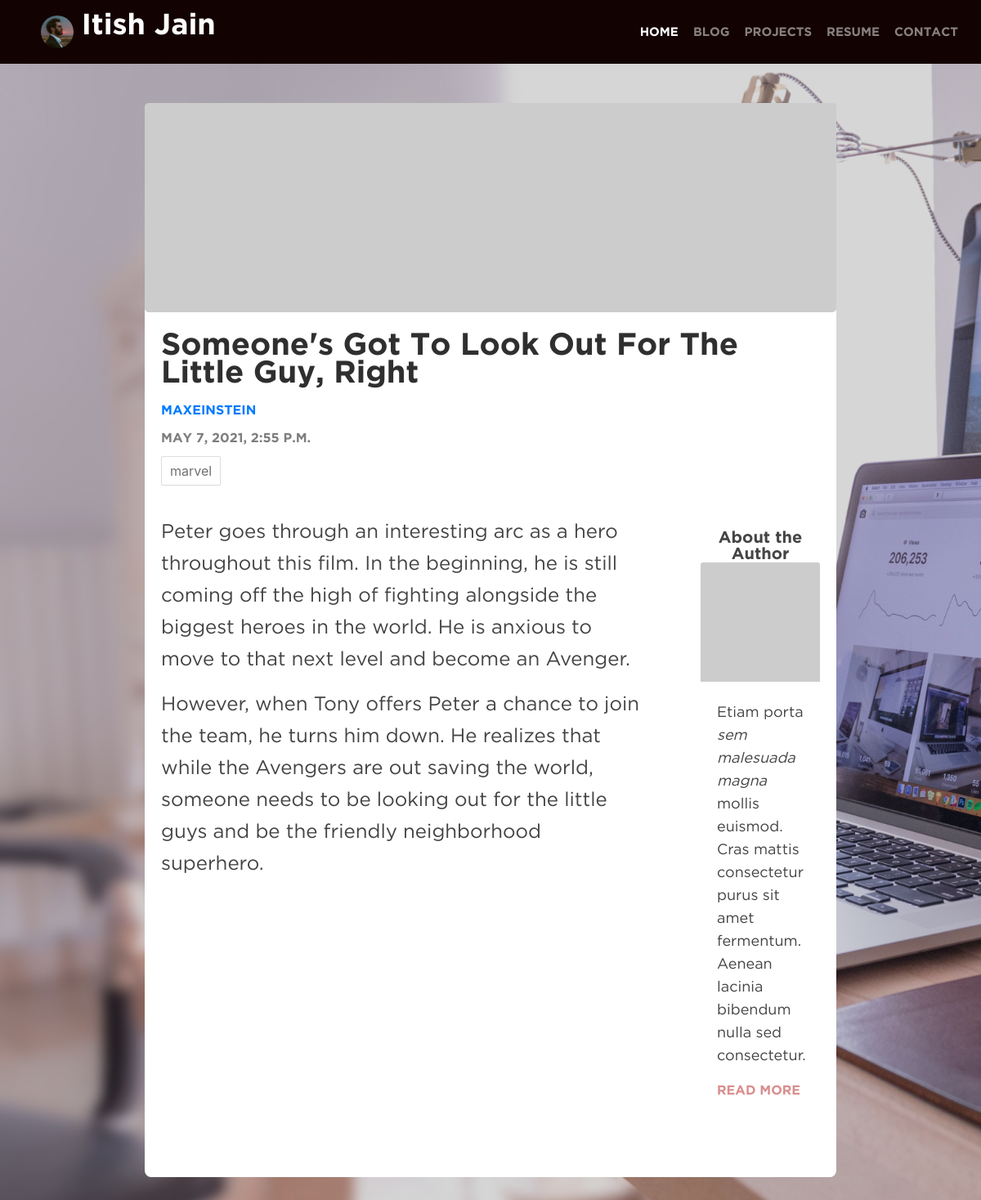
Screenshot of /blog/post/3 with the database file from the repository.
### blog/models.py (models this page shows, shortened)
class BlogPost(models.Model):
    title = models.CharField(max_length=200, unique=True)
    author = models.ForeignKey('auth.User', related_name='posts',
                               on_delete=models.CASCADE)
    body = models.TextField()
    postdate = models.DateTimeField(auto_now_add=True, blank=True)
    tags = models.ManyToManyField('Tag', related_name='posts')

class Tag(models.Model):
    name = models.CharField(max_length=50, unique=True)
    def get_absolute_url(self):
        return reverse('tag_posts', args=[str(self.name)])

### blog/views.py (the view)
# urls.py: path('post/<int:id>', views.post, name='post'),
def post(request, id):
    post = get_object_or_404(BlogPost, pk=id)
    return render(request, 'blog/post.html', {'object': post})

### blog/templates/blog/post.html (shortened to what this page needs)
{% extends 'base.html' %}
{% block content %}
  <div class="post-detail">
    <div class="row">
      <div class="col-sm-12">
        <div class="jumbotron jumbotron-cover-image"
          style='background: #000 url("https://picsum.photos/id/{{object.id}}/800/400") center center; background-size: cover; padding: 8rem;'>
        </div>
      </div>
    </div>
    <div class="row py-3">
      <div class="col-sm-12 post-heading">
          <h1 class="post-title py-2">{{object.title}}</h1>
          <h4 class="post-subtitle"><a href="{{object.author.get_absolute_url}}" class="">{{object.author.username}}</a></h4>
          <h4 class="post-subtitle">{{object.postdate}}</h4>
          <div class="tags">
          {% include 'blog/snippet_tag_labels.html' with tags=object.tags.all %}
          </div>
      </div>
    </div>
    <div class="row py-3">
      <div class="col-md-8 col-lg-9 post-body">
      {{object.body | escape | linebreaks}}
      </div>
      <aside class="col-sm-8 col-md-4 col-lg-3 pl-5">
        <div class="py-3 mb-3 bg-white rounded">
            <div class="card-title">About the Author</div>
            <img class="card-img-top" src="https://randomuser.me/api/portraits/lego/{{object.author.id}}.jpg" alt="{{object.author.username}}">
            <div class="card-body py-4">
              <p class="card-author-bio">Etiam porta <em>sem malesuada magna</em> mollis euismod. Cras mattis consectetur purus sit amet fermentum. Aenean lacinia bibendum nulla sed consectetur.</p>
              <a href="{{object.author.get_absolute_url}}" class=""><div class="card-author-link">Read More</div></a>
            </div>
        </div>
      </aside>
    </div>
  </div>
{% endblock %}}

### blog/templates/blog/snippet_tag_labels.html
{% for tag in tags %}
<a href="{{tag.get_absolute_url}}">{{tag.name}}</a>
{% endfor %}

### static/css/main.css (style rules this page uses)
html { overflow-x: hidden; }
body { background: linear-gradient(rgba(50,50,50,0.2), rgba(50,50,50,0.2)), url("../images/background.jpg"); background-size: cover; background-repeat: no-repeat; overflow-x: hidden; }
.card-title { text-align: center; font: 20px/20px Gotham; letter-spacing: 0; color: #454545; opacity: 1; margin-bottom: 0px; }
.card-author-bio { text-align: left; font: 18px/28px GothamBook; letter-spacing: 0; color: #434343; opacity: 1; }
.card-author-link { text-align: left; font: 16px/26px Gotham; letter-spacing: 0; color: #d98e8e; opacity: 1; text-transform: uppercase; }
.post-detail { background: white; padding: 20px; border-radius: 8px 8px; }
.jumbotron { margin: -20px; margin-bottom: 0px; }
.post-subtitle { font: 16px/26px Gotham; text-transform: uppercase; letter-spacing: 0; color: #7e7e7e; opacity: 1; }
.post-title { text-align: left; font: 38px/34px Gotham; letter-spacing: 0; color: #2f2f2f; opacity: 1; }
.post-body { text-align: left; font: 24px/39px GothamBook; letter-spacing: 0; color: #434343; opacity: 1; }
.tags a { border: 1px solid #ddd; display: inline-block; color: #717171; background: #fff; -webkit-box-shadow: 0 1px 1px 0 rgba(180, 180, 180, 0.1); box-shadow: 0 1px 1px 0 rgba(180, 180, 180, 0.1); -webkit-transition: all 0.1s ease-in-out; -moz-transition: all 0.1s ease-in-out; -o-transition: all 0.1s ease-in-out; -ms-transition: all 0.1s ease-in-out; transition: all 0.1s ease-in-out; border-radius: 2px; margin: 0 3px 6px 0; padding: 5px 10px; }

### rows the page displays
BlogPost: title "Someone's Got To Look Out For The Little Guy, Right", author.username "MAXEINSTEIN", postdate "MAY 7, 2021, 2:55 P.M.", body "Peter goes through an interesting arc as a hero throughout this film. In the beginning, he is still coming off the high of fighting alongside the biggest heroes in the world. He is anxious to move to that next level and become an Avenger. However, when Tony offers Peter a chance to join the team, he turns him down. He realizes that while the Avengers are out saving the world, someone needs to be looking out for the little guys and be the friendly neighborhood superhero."
Tag: name "marvel"
